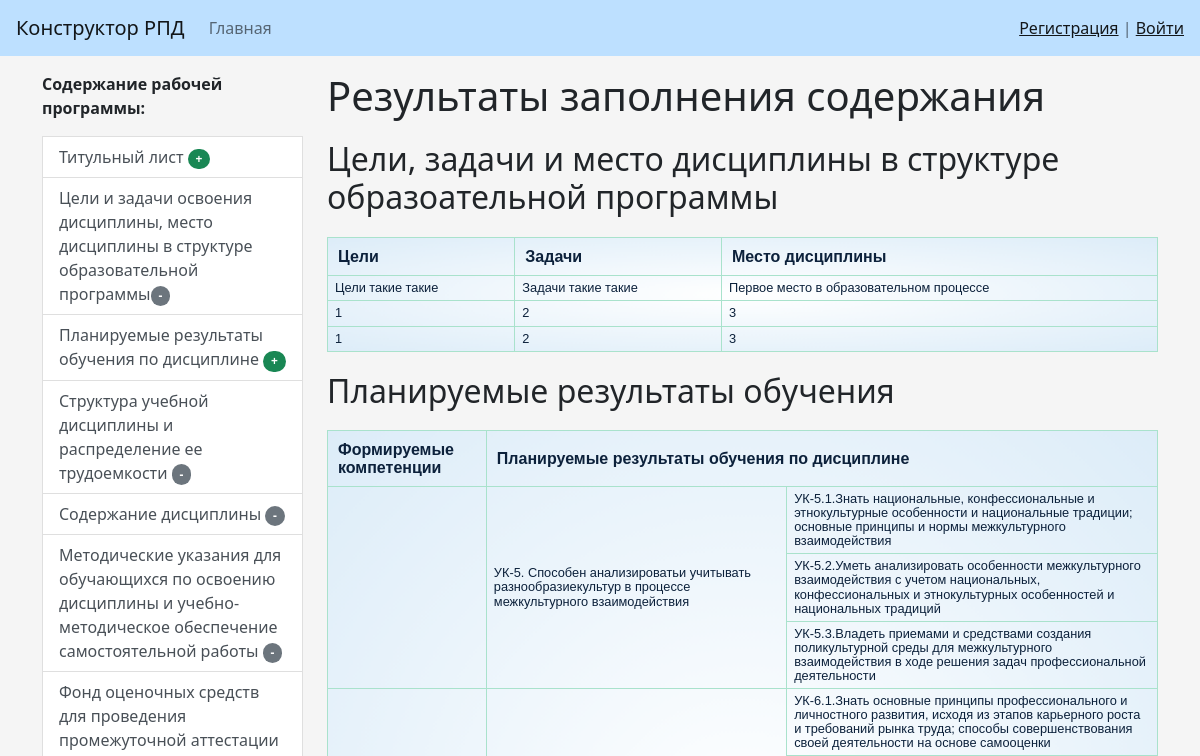
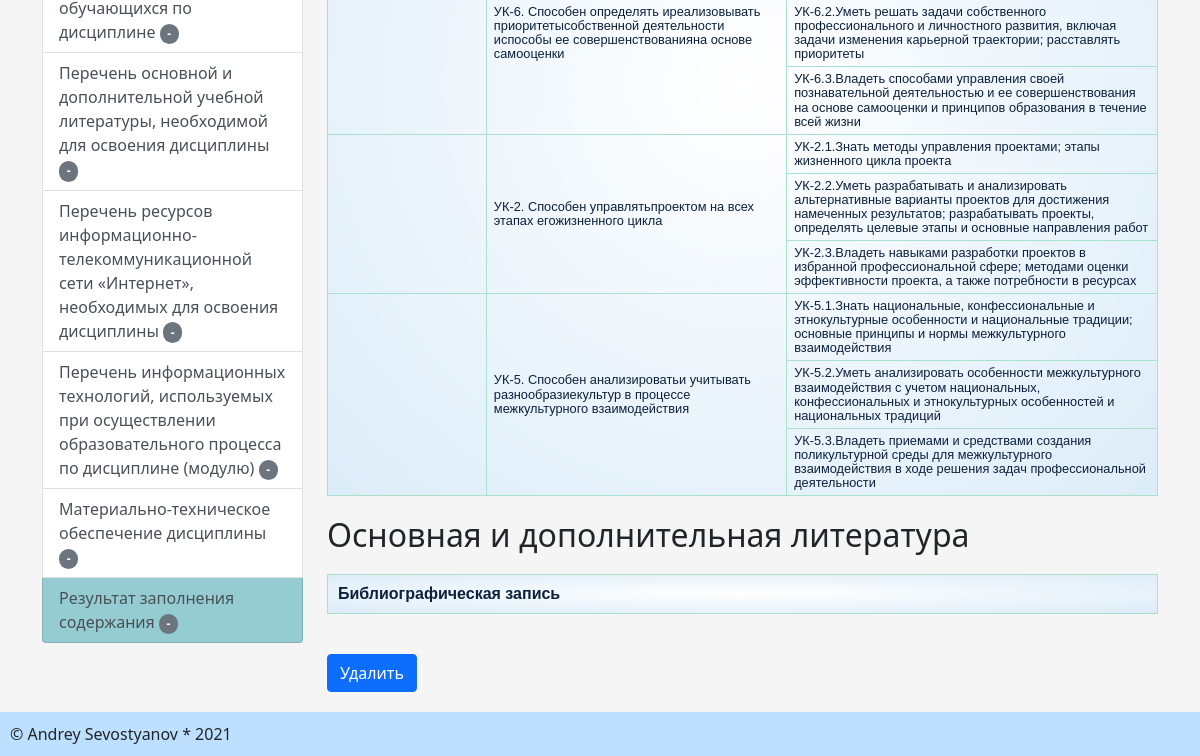
/opn_main_window/del_doc/, run on an earlier commit of the app's database (2 pictures, top to bottom).
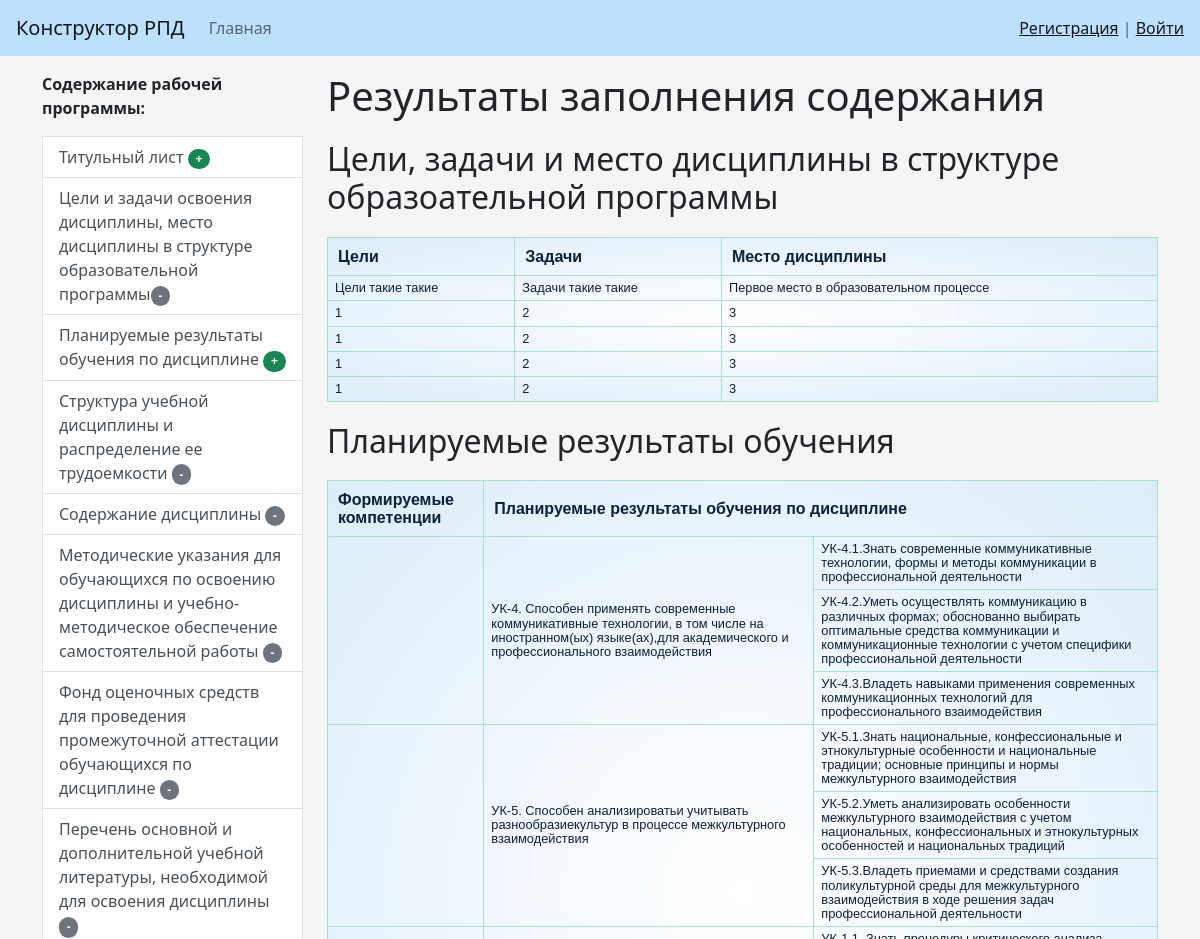
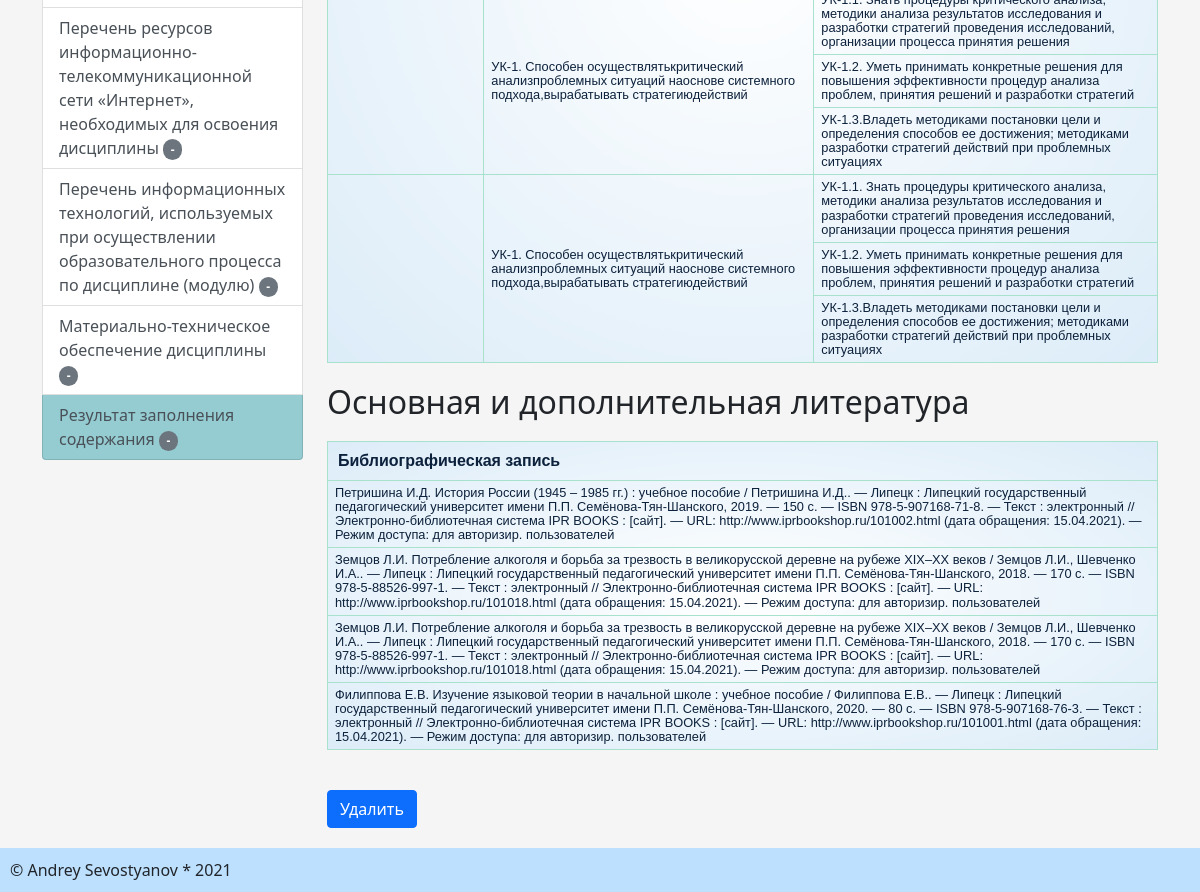
And on a later commit of the database (2 pictures, top to bottom).
### generation_rpd/models.py (models this page shows, shortened)
class TargetsAndTasks(models.Model):
    target = models.TextField(blank=True, verbose_name='Цели и задачи')
    task = models.TextField(blank=True, verbose_name='Знать')
    place_discip = models.TextField(blank=True, verbose_name='Знать')

class SelectComp(models.Model):
    kod_c = models.CharField(max_length=10)
    descrip_c = models.TextField(blank=True, verbose_name='Формулировка компетенции')
    kod_i_naim_c1 = models.TextField(blank=True,
                                     verbose_name='Знать')
    kod_i_naim_c2 = models.TextField(blank=True,
                                     verbose_name='Уметь')
    kod_i_naim_c3 = models.TextField(blank=True,
                                     verbose_name='Владеть')

class SelectBooks(models.Model):
    book = models.TextField(blank=True, verbose_name='Библиографическая запись')

### generation_rpd/views.py (the view)
# urls.py: path('opn_main_window/del_doc/', del_doc, name='del_doc'),
def del_doc(request):
    bd_book = SelectBooks.objects.all()
    bd1 = SelectComp.objects.all()
    bd2 = TargetsAndTasks.objects.all()
    if request.method == 'POST':
        os.remove('/home/syava/webapp/RPD.docx')
        return redirect('add_test_data')
    return render(request, 'generation_rpd/res.html', {'bd_book': bd_book, 'bd1': bd1, 'bd2': bd2})

### generation_rpd/templatetags/gen_tags.py (called while the page is built)
@register.inclusion_tag('generation_rpd/list_categories.html')
def show_categories():
    categories = Category.objects.all()
    return {"categories": categories}

### generation_rpd/templates/generation_rpd/res.html (shortened to what this page needs)
{% extends 'base.html' %}
{% block sidebar %}
{% include 'inc/_sidebar.html' %}
{% endblock %}
{% block content %}
<h1>Результаты заполнения содержания</h1>
<h2>Цели, задачи и место дисциплины в структуре образоательной программы</h2>
<table border="1" width="100%" cellpadding="5">
    <tr>
        <th>Цели</th>
        <th>Задачи</th>
        <th>Место дисциплины</th>
    </tr>
    {% for items in bd2 %}
    <tr>
        <td>{{items.target}}</td>
        <td>{{items.task}}</td>
        <td>{{items.place_discip}}</td>
    </tr>
    {% endfor %}
</table>
<h2>Планируемые результаты обучения</h2>
<table border="1" width="100%" cellpadding="5">
    <tr>
        <th>Формируемые компетенции</th>
        <th colspan="2">Планируемые результаты обучения по дисциплине</th>
    </tr>
    {% for tbl in bd1 %}
    <tr>
        <td rowspan="3">{{tbl.kod_c}}</td>
        <td rowspan="3">{{tbl.descrip_c}}</td>
        <td>{{tbl.kod_i_naim_c1}}</td>
    <tr><td>{{tbl.kod_i_naim_c2}}</td></tr>
    <tr><td>{{tbl.kod_i_naim_c3}}</td></tr>
    </tr>
    {% endfor %}
</table>
<h2>Основная и дополнительная литература</h2>
<table border="1" width="100%" cellpadding="5">
    <tr>
        <th>Библиографическая запись</th>
    </tr>
    {% for items in bd_book %}
    <tr>
        <td>{{items.book}}</td>
    </tr>
    {% endfor %}
</table>
<form action = "{% url 'del_doc' %}" method = "POST">
    <button type="submit" class="btn btn-primary btn-block">Удалить</button>
</form>
{% endblock %}

What changed in the data, as far as the page shows it:
removed SelectComp: descrip_c "УК-6. Способен определять иреализовывать приоритетысобственной деятельности испособы ее совершенствованияна основе самооценки", kod_i_naim_c1 "УК-6.1.Знать основные принципы профессионального и личностного развития, исходя из этапов карьерного роста и требований рынка труда; способы совершенствования своей деятельности на основе самооценки", kod_i_naim_c2 "УК-6.2.Уметь решать задачи собственного профессионального и личностного развития, включая задачи изменения карьерной траектории; расставлять приоритеты", kod_i_naim_c3 "УК-6.3.Владеть способами управления своей познавательной деятельностью и ее совершенствования на основе самооценки и принципов образования в течение всей жизни"
removed SelectComp: descrip_c "УК-2. Способен управлятьпроектом на всех этапах егожизненного цикла", kod_i_naim_c1 "УК-2.1.Знать методы управления проектами; этапы жизненного цикла проекта", kod_i_naim_c2 "УК-2.2.Уметь разрабатывать и анализировать альтернативные варианты проектов для достижения намеченных результатов; разрабатывать проекты, определять целевые этапы и основные направления работ", kod_i_naim_c3 "УК-2.3.Владеть навыками разработки проектов в избранной профессиональной сфере; методами оценки эффективности проекта, а также потребности в ресурсах"
removed SelectComp: descrip_c "УК-5. Способен анализироватьи учитывать разнообразиекультур в процессе межкультурного взаимодействия", kod_i_naim_c1 "УК-5.1.Знать национальные, конфессиональные и этнокультурные особенности и национальные традиции; основные принципы и нормы межкультурного взаимодействия", kod_i_naim_c2 "УК-5.2.Уметь анализировать особенности межкультурного взаимодействия с учетом национальных, конфессиональных и этнокультурных особенностей и национальных традиций", kod_i_naim_c3 "УК-5.3.Владеть приемами и средствами создания поликультурной среды для межкультурного взаимодействия в ходе решения задач профессиональной деятельности"
added TargetsAndTasks: target "1", task "2", place_discip "3"
added TargetsAndTasks: target "1", task "2", place_discip "3"
added SelectComp: descrip_c "УК-4. Способен применять современные коммуникативные технологии, в том числе на иностранном(ых) языке(ах),для академического и профессионального взаимодействия", kod_i_naim_c1 "УК-4.1.Знать современные коммуникативные технологии, формы и методы коммуникации в профессиональной деятельности", kod_i_naim_c2 "УК-4.2.Уметь осуществлять коммуникацию в различных формах; обоснованно выбирать оптимальные средства коммуникации и коммуникационные технологии с учетом специфики профессиональной деятельности", kod_i_naim_c3 "УК-4.3.Владеть навыками применения современных коммуникационных технологий для профессионального взаимодействия"
added SelectComp: descrip_c "УК-1. Способен осуществлятькритический анализпроблемных ситуаций наоснове системного подхода,вырабатывать стратегиюдействий", kod_i_naim_c1 "УК-1.1. Знать процедуры критического анализа, методики анализа результатов исследования и разработки стратегий проведения исследований, организации процесса принятия решения", kod_i_naim_c2 "УК-1.2. Уметь принимать конкретные решения для повышения эффективности процедур анализа проблем, принятия решений и разработки стратегий", kod_i_naim_c3 "УК-1.3.Владеть методиками постановки цели и определения способов ее достижения; методиками разработки стратегий действий при проблемных ситуациях"
added SelectComp: descrip_c "УК-1. Способен осуществлятькритический анализпроблемных ситуаций наоснове системного подхода,вырабатывать стратегиюдействий", kod_i_naim_c1 "УК-1.1. Знать процедуры критического анализа, методики анализа результатов исследования и разработки стратегий проведения исследований, организации процесса принятия решения", kod_i_naim_c2 "УК-1.2. Уметь принимать конкретные решения для повышения эффективности процедур анализа проблем, принятия решений и разработки стратегий", kod_i_naim_c3 "УК-1.3.Владеть методиками постановки цели и определения способов ее достижения; методиками разработки стратегий действий при проблемных ситуациях"
added SelectBooks: book "Петришина И.Д. История России (1945 – 1985 гг.) : учебное пособие / Петришина И.Д.. — Липецк : Липецкий государственный педагогический университет имени П.П. Семёнова-Тян-Шанского, 2019. — 150 c. — ISBN 978-5-907168-71-8. — Текст : электронный // Электронно-библиотечная система IPR BOOKS : [сайт]. — URL: http://www.iprbookshop.ru/101002.html (дата обращения: 15.04.2021). — Режим доступа: для авторизир. пользователей"
added SelectBooks: book "Земцов Л.И. Потребление алкоголя и борьба за трезвость в великорусской деревне на рубеже XIX–XX веков / Земцов Л.И., Шевченко И.А.. — Липецк : Липецкий государственный педагогический университет имени П.П. Семёнова-Тян-Шанского, 2018. — 170 c. — ISBN 978-5-88526-997-1. — Текст : электронный // Электронно-библиотечная система IPR BOOKS : [сайт]. — URL: http://www.iprbookshop.ru/101018.html (дата обращения: 15.04.2021). — Режим доступа: для авторизир. пользователей"
added SelectBooks: book "Земцов Л.И. Потребление алкоголя и борьба за трезвость в великорусской деревне на рубеже XIX–XX веков / Земцов Л.И., Шевченко И.А.. — Липецк : Липецкий государственный педагогический университет имени П.П. Семёнова-Тян-Шанского, 2018. — 170 c. — ISBN 978-5-88526-997-1. — Текст : электронный // Электронно-библиотечная система IPR BOOKS : [сайт]. — URL: http://www.iprbookshop.ru/101018.html (дата обращения: 15.04.2021). — Режим доступа: для авторизир. пользователей"
added SelectBooks: book "Филиппова Е.В. Изучение языковой теории в начальной школе : учебное пособие / Филиппова Е.В.. — Липецк : Липецкий государственный педагогический университет имени П.П. Семёнова-Тян-Шанского, 2020. — 80 c. — ISBN 978-5-907168-76-3. — Текст : электронный // Электронно-библиотечная система IPR BOOKS : [сайт]. — URL: http://www.iprbookshop.ru/101001.html (дата обращения: 15.04.2021). — Режим доступа: для авторизир. пользователей"
